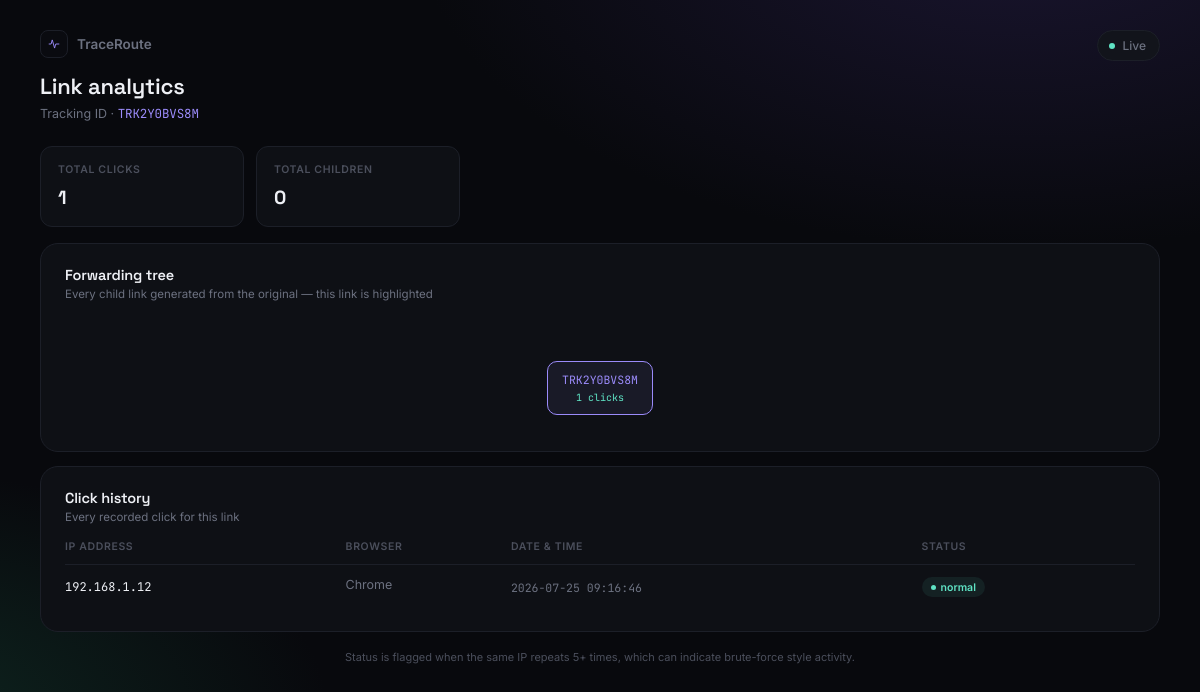
Page /analytics/TRK2Y0BVS8M on the committed database.
### tables this page shows
CREATE TABLE clicks(

id INTEGER PRIMARY KEY AUTOINCREMENT,

tracking_id TEXT,

ip_address TEXT,

user_agent TEXT,

referer TEXT,

clicked_at TIMESTAMP DEFAULT CURRENT_TIMESTAMP

, browser TEXT, country TEXT, city TEXT, lat REAL, lon REAL);

### app.py (the view)
@app.route("/analytics/<tracking_id>")
def analytics(tracking_id):
    conn = get_db_connection()
    cursor = conn.cursor()
    cursor.execute("SELECT tracking_id FROM links WHERE tracking_id=?", (tracking_id,))
    if not cursor.fetchone():
        conn.close()
        return render_template("404.html"), 404
    cursor.execute(
        "SELECT COUNT(*) AS total_clicks FROM clicks WHERE tracking_id=?",
        (tracking_id,),
    )
    total_clicks = cursor.fetchone()["total_clicks"]
    cursor.execute(
        "SELECT parent_tracking_id, generation FROM traversal_nodes WHERE tracking_id=?",
        (tracking_id,),
    )
    parent_row = cursor.fetchone()
    if parent_row:
        parent_tracking = parent_row["parent_tracking_id"]
        generation = parent_row["generation"]
    else:
        parent_tracking = "Original Link"
        generation = 0
    cursor.execute(
        "SELECT COUNT(*) AS total_children FROM traversal_nodes WHERE parent_tracking_id=?",
        (tracking_id,),
    )
    total_children = cursor.fetchone()["total_children"]
    cursor.execute(
        """
        SELECT ip_address, browser, clicked_at
        FROM clicks
        WHERE tracking_id=?
        ORDER BY clicked_at DESC
        """,
        (tracking_id,),
    )
    click_history = cursor.fetchall()
    root_id = find_root(cursor, tracking_id)
    tree_data = build_tree(cursor, root_id)
    conn.close()
    return render_template(
        "analytics.html",
        tracking_id=tracking_id,
        total_clicks=total_clicks,
        parent_tracking=parent_tracking,
        generation=generation,
        total_children=total_children,
        click_history=click_history,
        tree_data=tree_data,
    )

### app.py (called while the page is built)
def get_click_count(cursor, tracking_id):
    cursor.execute("SELECT COUNT(*) AS c FROM clicks WHERE tracking_id=?", (tracking_id,))
    return cursor.fetchone()["c"]

def find_root(cursor, tracking_id):
    current = tracking_id
    while True:
        cursor.execute(
            "SELECT parent_tracking_id FROM traversal_nodes WHERE tracking_id=?",
            (current,),
        )
        row = cursor.fetchone()
        if row and row["parent_tracking_id"]:
            current = row["parent_tracking_id"]
        else:
            break
    return current

def build_tree(cursor, tracking_id, generation=0):
    node = {
        "tracking_id": tracking_id,
        "generation": generation,
        "clicks": get_click_count(cursor, tracking_id),
        "children": [],
    }
    cursor.execute(
        "SELECT tracking_id FROM traversal_nodes WHERE parent_tracking_id=? ORDER BY tracking_id",
        (tracking_id,),
    )
    for row in cursor.fetchall():
        node["children"].append(build_tree(cursor, row["tracking_id"], generation + 1))
    return node

### database.py (called while the page is built)
def get_db_connection():
    conn = sqlite3.connect(DATABASE)
    conn.row_factory = sqlite3.Row
    return conn

### templates/analytics.html (shortened to what this page needs)
<!DOCTYPE html>
<html lang="en">
<head>
</head>
<body>
<main>
  <header class="top">
    <div>
      <div class="brand">
        <div class="brand-mark"><svg viewBox="0 0 24 24" fill="none" stroke="#9b8bfa" stroke-width="1.6"><path d="M3 12h4l2-7 4 14 2-7h6"/></svg></div>
        <span>TraceRoute</span>
      </div>
      <h1>Link analytics</h1>
      <div class="tid">Tracking ID · <span class="mono">{{ tracking_id }}</span></div>
    </div>
    <div class="pill"><span class="pulse"></span> Live</div>
  </header>
  <section class="stats" style="grid-template-columns: repeat(2, 1fr); max-width:420px;">
    <div class="stat">
      <div class="lbl">Total clicks</div>
      <div class="val">{{ total_clicks }}</div>
    </div>
    <div class="stat">
      <div class="lbl">Total children</div>
      <div class="val">{{ total_children }}</div>
    </div>
  </section>
  <section class="panel" style="margin-bottom:14px;">
    <div class="panel-head">
      <div>
        <h3>Forwarding tree</h3>
        <div class="sub">Every child link generated from the original — this link is highlighted</div>
      </div>
    </div>
    <div class="tree-scroll">
      <div class="tree" id="treeRoot"></div>
    </div>
  </section>
  <section class="panel">
    <div class="panel-head">
      <div>
        <h3>Click history</h3>
        <div class="sub">Every recorded click for this link</div>
      </div>
    </div>
    <table>
      <thead>
        <tr><th>IP address</th><th>Browser</th><th>Date &amp; time</th><th>Status</th></tr>
      </thead>
      <tbody id="clickTableBody">
        {% for click in click_history %}
        <tr data-ip="{{ click.ip_address }}">
          <td class="ip">{{ click.ip_address }}</td>
          <td class="browser-cell">{{ click.browser }}</td>
          <td class="time-cell">{{ click.clicked_at }}</td>
          <td class="status-cell"></td>
        </tr>
        {% else %}
        <tr><td colspan="4" class="empty">No clicks recorded yet for this link.</td></tr>
        {% endfor %}
      </tbody>
    </table>
  </section>
  <footer class="note">Status is flagged when the same IP repeats 5+ times, which can indicate brute-force style activity.</footer>
</main>
</body>
</html>

### templates/analytics.html (style rules this page uses)
:root { --bg: #08090d; --panel: #0e1015; --panel-alt: #12141b; --line: #1c1f28; --line-soft: #ffffff0a; --text: #eef0f5; --muted: #6c7180; --muted-dim: #4b4f5c; --violet: #9b8bfa; --violet-soft: #9b8bfa14; --mint: #5fe3c4; --mint-soft: #5fe3c414; --coral: #ff7a85; --coral-soft: #ff7a8514; --radius-lg: 18px; --radius-md: 12px; }
* { box-sizing:border-box; margin:0; padding:0; }
body { background: radial-gradient(1100px 600px at 85% -10%, #1a1530 0%, transparent 55%), radial-gradient(900px 500px at -10% 90%, #0e2620 0%, transparent 50%), var(--bg); color: var(--text); font-family:'Inter', sans-serif; min-height:100vh; -webkit-font-smoothing:antialiased; }
.mono { font-family:'JetBrains Mono', monospace; letter-spacing:-0.01em; }
h1,h2,h3 { font-family:'Space Grotesk', sans-serif; letter-spacing:-0.01em; }
main { max-width: 1180px; margin:0 auto; padding: 30px 30px 50px; }
header.top { display:flex; justify-content:space-between; align-items:flex-start; margin-bottom:24px; gap:20px; flex-wrap:wrap; }
.brand { display:flex; align-items:center; gap:9px; margin-bottom:14px; }
.brand-mark { width:28px; height:28px; border-radius:8px; background:#0a0b10; border:1px solid var(--line); display:flex; align-items:center; justify-content:center; }
.brand-mark svg { width:14px; height:14px; }
.brand span { font-weight:600; font-size:13.5px; color:var(--muted); }
header.top h1 { font-size:22px; font-weight:600; }
header.top .tid { color:var(--muted); font-size:12.5px; margin-top:5px; }
header.top .tid .mono { color: var(--violet); }
.pill { display:flex; align-items:center; gap:7px; flex-shrink:0; background: var(--panel-alt); border:1px solid var(--line); padding:7px 13px 7px 11px; border-radius:20px; font-size:12px; color:var(--muted); font-weight:500; }
.pill .pulse { width:6px; height:6px; border-radius:50%; background:var(--mint); box-shadow:0 0 0 0 rgba(95,227,196,0.6); animation: pulse 2.2s infinite; }
.stats { display:grid; grid-template-columns: repeat(5, 1fr); gap:12px; margin-bottom:16px; }
.stat { background: var(--panel); border:1px solid var(--line); border-radius: var(--radius-md); padding: 16px 17px; }
.stat .lbl { font-size:10.5px; text-transform:uppercase; letter-spacing:0.06em; color:var(--muted-dim); font-weight:600; margin-bottom:9px; }
.stat .val { font-size:19px; font-weight:700; font-family:'Space Grotesk'; word-break:break-all; }
.panel { background: var(--panel); border:1px solid var(--line); border-radius: var(--radius-lg); padding: 22px 24px; }
.panel-head { display:flex; justify-content:space-between; align-items:flex-start; margin-bottom:16px; }
.panel-head h3 { font-size:14.5px; font-weight:600; }
.panel-head .sub { font-size:11.5px; color:var(--muted); margin-top:3px; }
table { width:100%; border-collapse:collapse; font-size:12.5px; }
thead th { text-align:left; color:var(--muted-dim); font-weight:600; font-size:10.5px; text-transform:uppercase; letter-spacing:0.06em; padding-bottom:11px; border-bottom:1px solid var(--line); }
tbody td { padding:12px 10px 12px 0; border-bottom:1px solid var(--line-soft); color:var(--text); vertical-align:middle; }
tbody tr:last-child td { border-bottom:none; }
.ip { font-family:'JetBrains Mono'; font-size:12px; }
.browser-cell { display:flex; align-items:center; gap:8px; color:var(--muted); }
.time-cell { color:var(--muted); font-size:11.5px; font-family:'JetBrains Mono'; }
.tree-scroll { overflow-x:auto; padding-bottom:6px; }
.tree { display:flex; justify-content:center; padding:20px 10px 8px; }
footer.note { margin-top:18px; font-size:11px; color:var(--muted-dim); text-align:center; }

### rows in the picture
clicks: ip_address "192.168.1.12", browser "Chrome", clicked_at "2026-07-25 09:16:46"

### other values in the picture
{{ tracking_id }} "TRK2Y0BVS8M"
{{ total_clicks }} "1"
{{ total_children }} "0"
